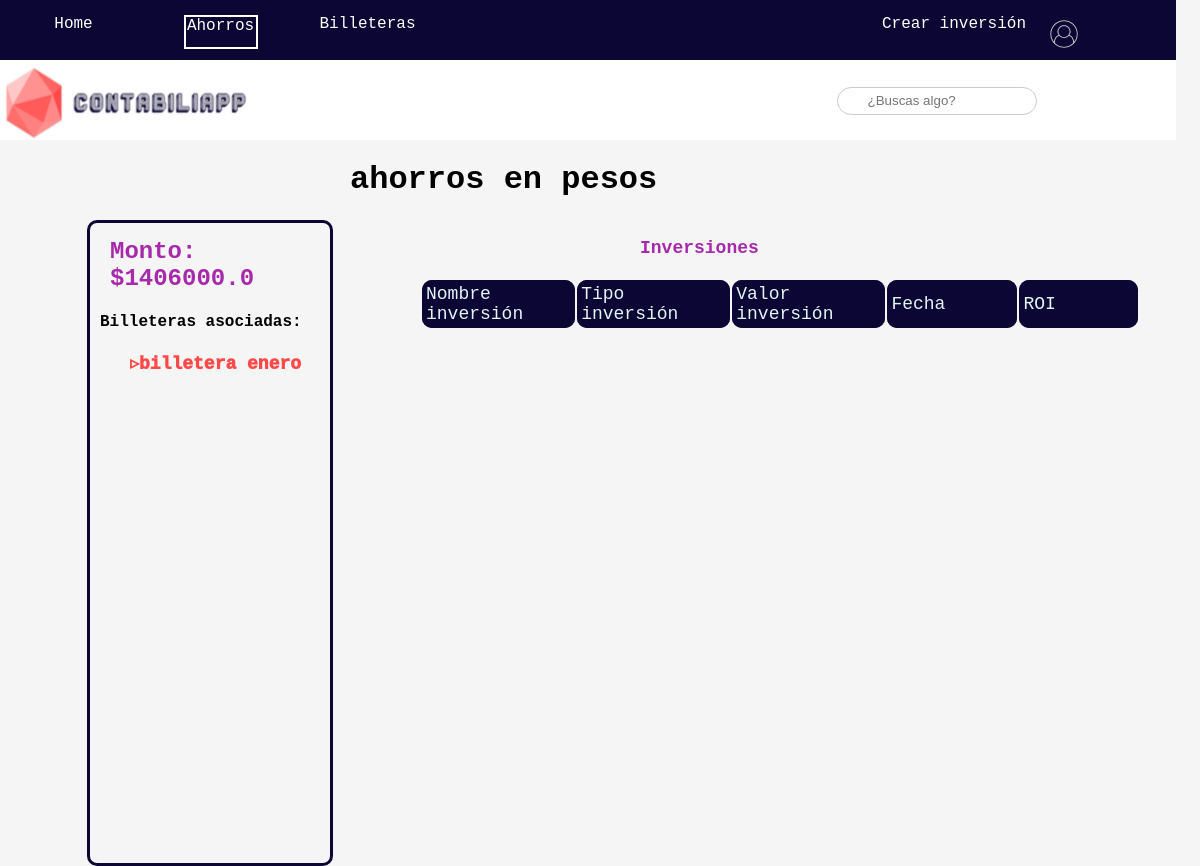
The app's page /ahorros/10 (signed in), older data.
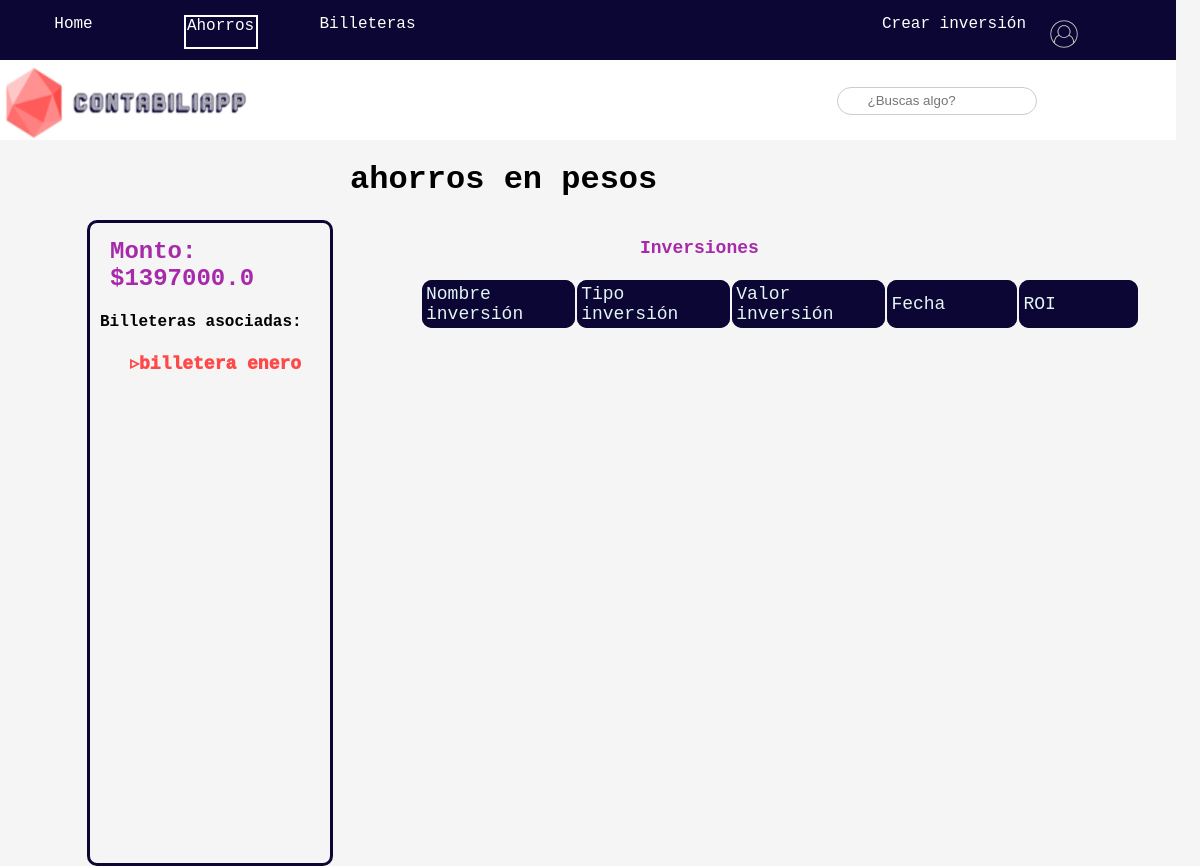
The same page, newer data.
### ahorros/models.py (models this page shows, shortened)
class Ahorro(models.Model):
    nombre_ahorro = models.CharField(max_length = 40)
    fecha_creacion = models.DateTimeField("date published")
    cantidad_dinero = models.FloatField(default = 0)
    usuario_id = models.ForeignKey(User,on_delete=models.CASCADE,default=usuario.pk)

### ahorros/views.py (the view)
# urls.py: path("<int:id_ahorro>",views.ahorro_actual, name="ahorro_actual"),
@login_required(login_url='/home/login')
def ahorro_actual(request,id_ahorro):
    ahorro = Ahorro.objects.get(pk=id_ahorro)
    billeteras_ahorro = Billetera.objects.filter(ahorro_id=id_ahorro)
    inversiones_ahorro = Inversion.objects.filter(ahorro_id=id_ahorro)
    return render(request,'ahorro_actual.html',{'ahorro':ahorro,'billeteras_ahorro':billeteras_ahorro,'inversiones_ahorro':inversiones_ahorro})

### ahorros/templates/ahorro_actual.html (shortened to what this page needs)
{% extends 'main/ahorros_main.html' %}
{% load static %}
{% block link %}<link rel="stylesheet" href= "{% static '/styles/estilos_ahorros.css' %}">{% endblock link %}
    {% block nav_items %}
    <li class="crear"><a href="/ahorros/{{ahorro.pk}}/crear_inversion">Crear inversión</a></li>
    {% endblock nav_items %}
    {% block content %}
    <h1 id="titulo_ahorro_actual">{{ahorro.nombre_ahorro}}</h1>
    <div id="contenido_ahorro_actual">
        <div id="contenedor_info_ahorro">
            <h2 id="monto">Monto: ${{ahorro.cantidad_dinero}}</h2>
            <h4 id="asociadas_subtitulo">Billeteras asociadas:</h4>
            {% if billeteras_ahorro %}
                <ul>
                    {% for billetera in billeteras_ahorro %}
                         <li id="contenedor_billetera_asociada"><a id="link_billetera_asociada" href="/billetera/{{billetera.pk}}">▹{{billetera.nombre_billetera}}</a></li>
                    {% endfor %}
                </ul>
            {% else %}
                <div id="contenedor_sin_billeteras">
                    <a href="/billetera/crear_billetera" id="sin_billeteras2">Sin billeteras. Créalas aquí...</a>
                </div>
            {% endif %}
        </div>
        <div id="contenedor_tabla_inversiones">
            <table>
                <tr id="contenedor_titulo_inversiones">
                    <p id="titulo_inversiones">Inversiones</p>
                </tr>
                <tr class="titulos_campos">
                    <td>Nombre inversión</td>
                    <td>Tipo inversión</td>
                    <td>Valor inversión</td>
                    <td>Fecha</td>
                    <td>ROI</td>
                </tr>
            </table>
        </div>
    </div>
    {% endblock content %}

Row changes from the older to the newer data that the page shows:
changed Ahorro "ahorros en pesos": cantidad_dinero "1406000.0" → "1397000.0"
